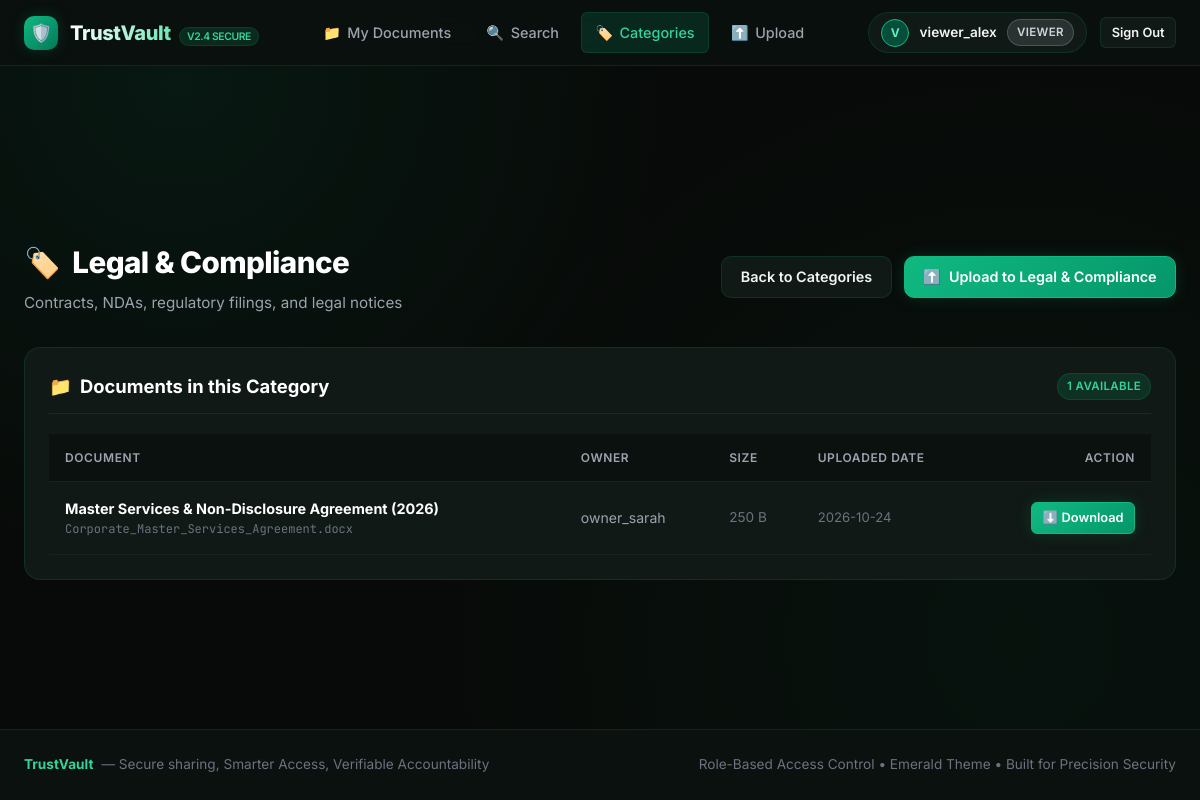
Screenshot of /categories/1 (signed in) with the database file from the repository.
### app.py (models this page shows, shortened)
class User(db.Model):
    __tablename__ = 'users'
    id = db.Column(db.Integer, primary_key=True)
    username = db.Column(db.String(80), unique=True, nullable=False)
    email = db.Column(db.String(120), unique=True, nullable=False)
    password_hash = db.Column(db.String(255), nullable=False)
    role = db.Column(db.String(20), nullable=False, default='owner')  # 'admin', 'owner', 'viewer'
    avatar = db.Column(db.String(255), default='default-avatar.png')
    created_at = db.Column(db.DateTime, default=datetime.utcnow)
    documents = db.relationship('Document', backref='owner', cascade='all, delete-orphan', lazy=True)
    granted_permissions = db.relationship('DocumentPermission', foreign_keys='DocumentPermission.user_id', backref='grantee', cascade='all, delete-orphan', lazy=True)
    logs = db.relationship('ActivityLog', backref='user', lazy=True)
    @property
    def is_admin(self):
        return self.role == 'admin'

class Category(db.Model):
    __tablename__ = 'categories'
    id = db.Column(db.Integer, primary_key=True)
    name = db.Column(db.String(80), unique=True, nullable=False)
    description = db.Column(db.String(255))
    icon = db.Column(db.String(50), default='folder')
    documents = db.relationship('Document', backref='category', lazy=True)

class Document(db.Model):
    __tablename__ = 'documents'
    id = db.Column(db.Integer, primary_key=True)
    title = db.Column(db.String(150), nullable=False)
    description = db.Column(db.Text)
    filename = db.Column(db.String(255), nullable=False)
    original_filename = db.Column(db.String(255), nullable=False)
    file_size = db.Column(db.Integer, default=0)
    category_id = db.Column(db.Integer, db.ForeignKey('categories.id'), nullable=False)
    owner_id = db.Column(db.Integer, db.ForeignKey('users.id'), nullable=False)
    created_at = db.Column(db.DateTime, default=datetime.utcnow)
    updated_at = db.Column(db.DateTime, default=datetime.utcnow, onupdate=datetime.utcnow)
    permissions = db.relationship('DocumentPermission', backref='document', cascade='all, delete-orphan', lazy=True)
    def formatted_size(self):
        size = self.file_size
        if size < 1024:
            return f"{size} B"
        elif size < 1024 * 1024:
            return f"{size / 1024:.1f} KB"
        else:
            return f"{size / (1024 * 1024):.2f} MB"

### app.py (the view)
@app.route('/categories/<int:cat_id>')
@login_required
def category_detail(cat_id):
    user = get_current_user()
    category = Category.query.get_or_404(cat_id)
    if user.is_admin:
        docs = Document.query.filter_by(category_id=cat_id).order_by(Document.created_at.desc()).all()
    else:
        shared_doc_ids = [p.document_id for p in DocumentPermission.query.filter_by(user_id=user.id).all()]
        docs = Document.query.filter(
            (Document.category_id == cat_id) &
            ((Document.owner_id == user.id) | (Document.id.in_(shared_doc_ids)))
        ).order_by(Document.created_at.desc()).all()
    return render_template('category_detail.html', category=category, documents=docs)

### app.py (called while the page is built)
def get_current_user():
    if 'user_id' in session:
        return User.query.get(session['user_id'])
    return None

@app.context_processor
def inject_user_and_counts():
    user = get_current_user()
    unread_logs = 0
    if user and user.is_admin:
        unread_logs = ActivityLog.query.count()
    return dict(current_user=user, total_activity_count=unread_logs)

def login_required(f):
    @wraps(f)
    def decorated_function(*args, **kwargs):
        if 'user_id' not in session:
            flash("Please sign in to access TrustVault.", "warning")
            return redirect(url_for('login', next=request.url))
        return f(*args, **kwargs)
    return decorated_function

### templates/category_detail.html (shortened to what this page needs)
{% extends 'base.html' %}
{% block content %}
<main class="container">
  <div class="page-header">
    <div>
      <h1 class="page-title">
        <span>🏷️</span> {{ category.name }}
      </h1>
      <p class="page-subtitle">{{ category.description }}</p>
    </div>
    <div style="display: flex; gap: 0.75rem;">
      <a href="{{ url_for('categories_view') }}" class="btn btn-secondary">
        Back to Categories
      </a>
      <a href="{{ url_for('upload') }}" class="btn btn-primary">
        <span>⬆️</span> Upload to {{ category.name }}
      </a>
    </div>
  </div>
  <div class="card">
    <div class="card-header">
      <h2 class="card-title">
        <span>📁</span> Documents in this Category
      </h2>
      <span class="badge badge-success">{{ documents|length }} Available</span>
    </div>
    {% if documents %}
    <div class="table-responsive">
      <table class="table">
        <thead>
          <tr>
            <th>Document</th>
            <th>Owner</th>
            <th>Size</th>
            <th>Uploaded Date</th>
            <th style="text-align: right;">Action</th>
          </tr>
        </thead>
        <tbody>
          {% for doc in documents %}
          <tr>
            <td>
              <div style="font-weight: 700; color: #fff;">{{ doc.title }}</div>
              <div style="font-size: 0.75rem; color: var(--text-muted); font-family: var(--font-mono);">
                {{ doc.original_filename }}
              </div>
            </td>
            <td>
              <span style="font-size: 0.88rem; color: var(--text-secondary);">{{ doc.owner.username }}</span>
            </td>
            <td style="font-size: 0.85rem; color: var(--text-muted);">{{ doc.formatted_size() }}</td>
            <td style="font-size: 0.82rem; color: var(--text-muted);">{{ doc.created_at.strftime('%Y-%m-%d') }}</td>
            <td style="text-align: right; white-space: nowrap;">
              <a href="{{ url_for('download_document', doc_id=doc.id) }}" class="btn btn-primary btn-sm">
                ⬇️ Download
              </a>
            </td>
          </tr>
          {% endfor %}
        </tbody>
      </table>
    </div>
    {% endif %}
  </div>
</main>
{% endblock %}

### templates/base.html (shortened to what this page needs)
<!DOCTYPE html>
<html lang="en">
<head>
  <link rel="stylesheet" href="{{ url_for('static', filename='css/style.css') }}">
</head>
<body>
  <nav class="navbar">
    <div class="nav-container">
      <a href="{{ url_for('index') }}" class="brand">
        <div class="brand-icon">🛡️</div>
        <div>
          <span class="brand-text">TrustVault</span>
          <span class="brand-tag">v2.4 SECURE</span>
        </div>
      </a>
      {% if current_user %}
      <ul class="nav-links">
        <li class="nav-item">
          <a href="{{ url_for('my_documents') }}" class="{% if request.endpoint == 'my_documents' %}active{% endif %}">
            <span>📁</span> My Documents
          </a>
        </li>
        <li class="nav-item">
          <a href="{{ url_for('search_documents') }}" class="{% if request.endpoint == 'search_documents' %}active{% endif %}">
            <span>🔍</span> Search
          </a>
        </li>
        <li class="nav-item">
          <a href="{{ url_for('categories_view') }}" class="{% if request.endpoint in ['categories_view', 'category_detail'] %}active{% endif %}">
            <span>🏷️</span> Categories
          </a>
        </li>
        <li class="nav-item">
          <a href="{{ url_for('upload') }}" class="{% if request.endpoint == 'upload' %}active{% endif %}">
            <span>⬆️</span> Upload
          </a>
        </li>
      </ul>
      <div class="nav-actions">
        <a href="{{ url_for('profile') }}" class="user-profile-menu">
          <div class="user-avatar-small">
            {% if current_user.avatar and current_user.avatar != 'default-avatar.png' %}
              <img src="{{ url_for('static', filename='uploads/avatars/' + current_user.avatar) }}" alt="Avatar">
            {% else %}
              {{ current_user.username[0]|upper }}
            {% endif %}
          </div>
          <span style="font-size: 0.85rem; font-weight: 600;">{{ current_user.username }}</span>
          <span class="badge badge-{{ current_user.role }}">{{ current_user.role }}</span>
        </a>
        <a href="{{ url_for('logout') }}" class="btn btn-secondary btn-sm" title="Sign Out">Sign Out</a>
      </div>
      {% else %}
      <div class="nav-actions">
        <a href="{{ url_for('login') }}" class="btn btn-secondary btn-sm">Sign In</a>
        <a href="{{ url_for('register') }}" class="btn btn-primary btn-sm">Create Account</a>
      </div>
      {% endif %}
    </div>
  </nav>
  <div class="container" style="padding-top: 1.5rem; padding-bottom: 0;">
  </div>
  {% block content %}{% endblock %}
  <footer class="footer">
    <div class="footer-content">
      <div style="display: flex; align-items: center; gap: 0.5rem;">
        <span style="color: var(--emerald-400); font-weight: 700;">TrustVault</span>
        <span>— Secure sharing, Smarter Access, Verifiable Accountability</span>
      </div>
      <div>
        <span>Role-Based Access Control • Emerald Theme • Built for Precision Security</span>
      </div>
    </div>
  </footer>
</body>
</html>

### rows the page displays
User: username "V", username "viewer_alex", role "VIEWER"
Category: name "Legal & Compliance", description "Contracts, NDAs, regulatory filings, and legal notices"
Document: title "Master Services & Non-Disclosure Agreement (2026)", original_filename "Corporate_Master_Services_Agreement.docx", owner.username "owner_sarah", formatted_size "250 B", created_at "2026-10-24"

### other values shown
{{ documents|length }} "1"
